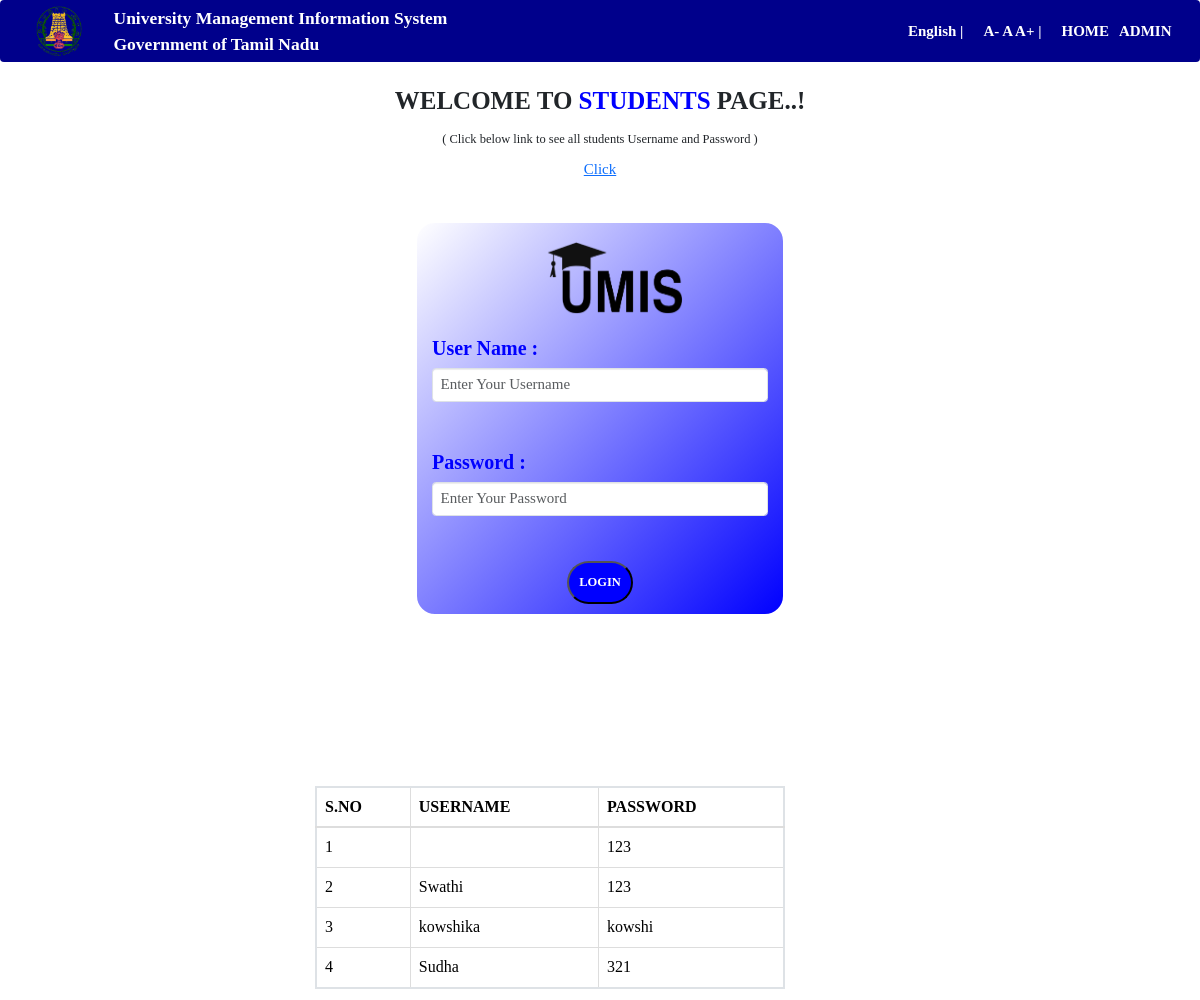
The app's page /student_login.php with its own data.
### tables this page shows
CREATE TABLE IF NOT EXISTS `umis_info` (
  `uid` int(11) NOT NULL AUTO_INCREMENT,
  `sname` varchar(20) NOT NULL,
  `aname` varchar(20) NOT NULL,
  `password` varchar(20) NOT NULL,
  `aadhaar` varchar(20) NOT NULL,
  `emis` varchar(20) NOT NULL,
  `dob` varchar(10) NOT NULL,
  `gender` varchar(10) NOT NULL,
  `nationality` varchar(10) NOT NULL,
  `religion` varchar(10) NOT NULL,
  `community` varchar(10) NOT NULL,
  `caste` varchar(20) NOT NULL,
  `blood` varchar(10) NOT NULL,
  `graduate` varchar(10) NOT NULL,
  `quota` varchar(10) NOT NULL,
  `abled` varchar(10) NOT NULL,
  `mobile` varchar(15) NOT NULL,
  `email` varchar(30) NOT NULL,
  `pcountry` varchar(30) NOT NULL,
  `pstate` varchar(30) NOT NULL,
  `plocation` varchar(30) NOT NULL,
  `pdistrict` varchar(30) NOT NULL,
  `ptaluk` varchar(30) NOT NULL,
  `pvillage` varchar(50) NOT NULL,
  `pblock` varchar(30) NOT NULL,
  `ppanchayat` varchar(30) NOT NULL,
  `paddress` text NOT NULL,
  `ccountry` varchar(30) NOT NULL,
  `cstate` varchar(30) NOT NULL,
  `clocation` varchar(30) NOT NULL,
  `cdistrict` varchar(30) NOT NULL,
  `ctaluk` varchar(30) NOT NULL,
  `cvillage` varchar(50) NOT NULL,
  `cpanchayat` varchar(30) NOT NULL,
  `cward` varchar(10) NOT NULL,
  `caddress` text NOT NULL,
  `cjoin` varchar(10) NOT NULL,
  `cstream` varchar(20) NOT NULL,
  `cctype` varchar(20) NOT NULL,
  `ccourse` varchar(20) NOT NULL,
  `cbranch` varchar(30) NOT NULL,
  `cmedium` varchar(15) NOT NULL,
  `cmode` varchar(20) NOT NULL,
  `cadmission` varchar(20) NOT NULL,
  `cad_type` varchar(20) NOT NULL,
  `ccounselling` varchar(20) NOT NULL,
  `crollno` varchar(20) NOT NULL,
  `clateral` varchar(10) NOT NULL,
  `chosteller` varchar(10) NOT NULL,
  `cinstitute` varchar(50) NOT NULL,
  `cyear` varchar(10) NOT NULL,
  `pjoin` varchar(20) NOT NULL,
  `pstream` varchar(20) NOT NULL,
  `pctype` varchar(20) NOT NULL,
  `pcourse` varchar(20) NOT NULL,
  `pbranch` varchar(30) NOT NULL,
  `pmedium` varchar(20) NOT NULL,
  `pmode` varchar(20) NOT NULL,
  `padmission` varchar(20) NOT NULL,
  `pad_type` varchar(20) NOT NULL,
  `prollno` varchar(20) NOT NULL,
  `plateral` varchar(10) NOT NULL,
  `phosteller` varchar(10) NOT NULL,
  `pinstitute` varchar(30) NOT NULL,
  `pyear` varchar(10) NOT NULL,
  `fname` varchar(20) NOT NULL,
  `foccup` varchar(30) NOT NULL,
  `mname` varchar(20) NOT NULL,
  `moccup` varchar(30) NOT NULL,
  `guardian` varchar(20) NOT NULL,
  `orphan` varchar(10) NOT NULL,
  `income` varchar(20) NOT NULL,
  `phno` varchar(20) NOT NULL,
  `accno` varchar(30) NOT NULL,
  `ifsc` varchar(50) NOT NULL,
  `bname` varchar(20) NOT NULL,
  `bbranch` varchar(20) NOT NULL,
  `city` varchar(20) NOT NULL,
  `acctype` varchar(15) NOT NULL,
  `e_name` varchar(20) NOT NULL,
  `e_aname` varchar(20) NOT NULL,
  `e_gender` varchar(10) NOT NULL,
  `e_nationality` varchar(20) NOT NULL,
  `e_religion` varchar(20) NOT NULL,
  `e_community` varchar(20) NOT NULL,
  `e_communityno` varchar(20) NOT NULL,
  `e_caste` varchar(20) NOT NULL,
  `e_graduate` varchar(10) NOT NULL,
  `e_fname` varchar(20) NOT NULL,
  `e_mname` varchar(20) NOT NULL,
  `e_income` varchar(10) NOT NULL,
  `e_incomeno` varchar(20) NOT NULL,
  PRIMARY KEY (`uid`)
);

### student_login.php (the view, shortened to what this page needs)
<html>
	<?php
		include "head.php";
		include "config.php";
	?>
<body>
<div class="row">
	<div class="col-md-12">
		<?php include "nav.php";?>
	</div>
</div>
<div class="col-md-12">
	<p class="fs-1 text-center fw-bolder">WELCOME TO<span style="color:blue"> STUDENTS </span>PAGE..!</p>
	<p class="fs-5 text-center">( Click below link to see all students Username and Password )</p>
	<a href="#table"><p class="fs-4 text-center">Click</p></a>
</div>
<div class="col-md-offset-4 col-md-4">
<div class="mt-5 rounded-5" style="border:solid 2px white; background:linear-gradient(to top left,blue,white)" id="zoom" class="col-md-offset-1 col-md-4"><br>
		<img src="img/umis.png" style="height:80px; width:160px; margin-left:120px">
		<form method="post" action="student_login.php">
		<div class="form-group col-md-12"><br>
			<label  class="fs-2" style='color:blue;'>User Name : </label>
			<input type="text" class="form-control fs-4" placeholder="Enter Your Username" name="sname"><br><br>
		</div>
		<div class="form-group col-md-12">
			<label  class="fs-2" style='color:blue;'>Password : </label>
			<input type="password" class="form-control fs-4" placeholder="Enter Your Password" name="password"><br><br>
		</div>
		<center>
		<button class="p-3 fs-5 text-white fw-bolder rounded-pill" style="background:blue;" value="LOGIN" name="submit">LOGIN</button>
		</center>
	   </form>
</div>
</div>
<div class="col-md-offset-3 col-md-5" style="margin-top:170px" id="table">
<?php
	$sql="select * from umis_info";
	$res=$con->query($sql);
	if($res->num_rows>0)
	{
		echo "<table class='table table-bordered border-2' style=' background:white'>
			<thead>
				<tr>
					<th>S.NO</th>
					<th>USERNAME</th>
					<th>PASSWORD</th>
				</tr>
			</thead>
			<tbody>
		";
		$i=1;
		while($rec=$res->fetch_assoc())
		{
			echo "
				<tr>
					<td>$i</td>
					<td>{$rec["sname"]}</td>
					<td>{$rec["password"]}</td>
				</tr>
			";
			$i++;
		}
		echo "</tbody></table>";
	}
	else
	{
		echo "<h2>Record Not Found..!</h2>";
	}
?>
</div>
</body>
</html>

### head.php (shortened to what this page needs)
<head>
	<link href="css/bootstrap.min.css" rel="stylesheet" type="text/css">
	<link href="css/font-awesome.min.css" rel="stylesheet" type="text/css">
	<link rel="stylesheet" href="https://cdnjs.cloudflare.com/ajax/libs/font-awesome/4.7.0/css/font-awesome.min.css">
<link rel="stylesheet" href="https://cdnjs.cloudflare.com/ajax/libs/font-awesome/6.5.0/css/all.min.css">
<link rel="stylesheet" href="https://cdn.jsdelivr.net/npm/@fortawesome/fontawesome-free@6.5.2/css/all.min.css">
<link href="https://cdn.jsdelivr.net/npm/bootstrap@5.3.2/dist/css/bootstrap.min.css" rel="stylesheet">
</head>

### nav.php (shortened to what this page needs)
<nav class="navbar navbar-expand-lg navbar-dark custom-bg" >
  <div class="container-fluid">
    <a class="navbar-brand d-flex align-items-center fs-3 lh-base" href="#">
      <img src="img/tnlogo1.png" style="height:50px; width:auto; object-fit:contain;" class="me-2 rounded">
      <span class="fw-semibold">
        University Management Information System<br>
        Government of Tamil Nadu
      </span>
    </a>
    <div class="collapse navbar-collapse fs-4 fw-semibold" id="navbarNav">
      <ul class="navbar-nav  ms-auto align-items-center">
        <?php
          if (isset($_SESSION["ad_id"])) {
            echo '
              <li class="nav-item me-3"><a class="nav-link text-white text-decoration-none" href="#">English |</a></li>
              <li class="nav-item me-3"><a class="nav-link text-white" href="#">A- A A+ |</a></li>
              <li class="nav-item"><a class="nav-link text-white" href="logout.php">ADMIN LOGOUT</a></li>
            ';
          }
          else if (isset($_SESSION["uid"])) {
            echo '
              <li class="nav-item"><a class="nav-link active text-white" aria-current="page" href="#">English |</a></li>
              <li class="nav-item"><a class="nav-link text-white" href="#">A- A A+ |</a></li>
              <li class="nav-item"><a class="nav-link text-white" href="student_logout.php">STUDENT LOGOUT</a></li>
            ';
          }
          else {
            echo '
              <li class="nav-item me-3"><a class="nav-link text-white">English |</a></li>
              <li class="nav-item me-3"><a class="nav-link text-white">A- A A+ |</a></li>
              <li class="nav-item"><a class="nav-link text-white"  href="index.php">HOME</a></li>
              <li class="nav-item"><a class="nav-link text-white" href="adminlogin.php">ADMIN</a></li>
            ';
          }
        ?>
      </ul>
    </div>
  </div>
</nav>

### head.php (style rules this page uses)
#zoom { animation:zoom 1s ; }
.custom-bg { background-color: darkblue; }
html, body { max-width: 100%; overflow-x: hidden; font-family:Calibri; }

### records on screen
umis_info: password "123"
umis_info: sname "Swathi", password "123"
umis_info: sname "kowshika", password "kowshi"
umis_info: sname "Sudha", password "321"
